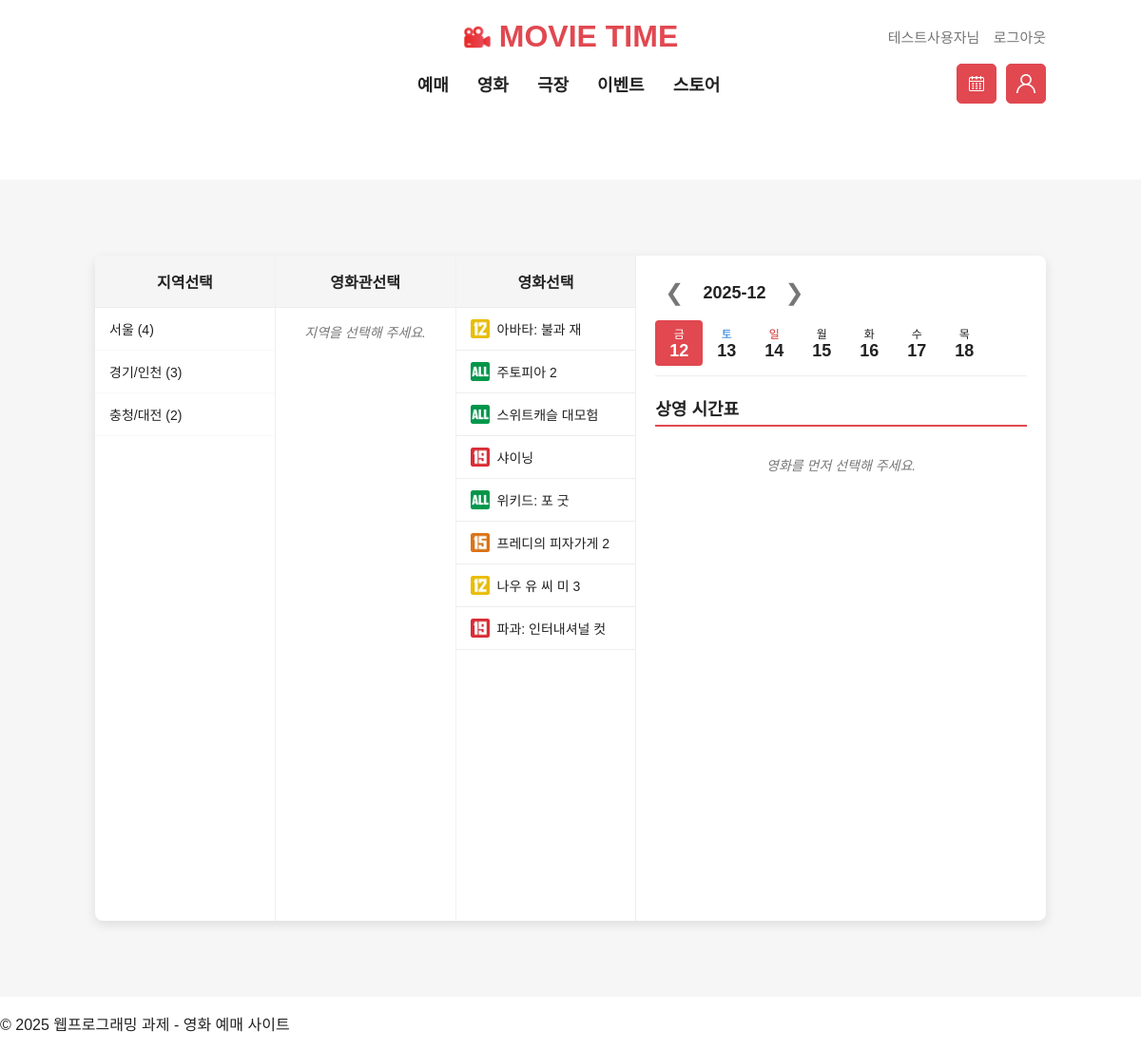
Screenshot of /booking.php (signed in) with the database file from the repository.
### tables this page shows
CREATE TABLE movies (
    movie_no INT AUTO_INCREMENT PRIMARY KEY COMMENT '영화 고유 번호 (PK)',
    title VARCHAR(255) NOT NULL COMMENT '영화 제목',
    poster VARCHAR(255) COMMENT '포스터 이미지 파일명',
    release_date DATE COMMENT '개봉일',
    running_time INT NOT NULL COMMENT '영화 러닝타임 (분 단위)',
    age_rating VARCHAR(10) DEFAULT 'all' COMMENT '연령 등급 (all, 12, 15, 19)',
    reserve_rate DECIMAL(4, 1) DEFAULT 0.0 COMMENT '임시 예매율 (%)',
    synopsis TEXT COMMENT '영화 줄거리',
    trailer_url VARCHAR(255) COMMENT '예고편 유튜브 URL'
);

### booking.php (the view, shortened to what this page needs)
<?php
include_once('db_connect.php');
include_once('header.php');
$today = "2025-12-12";
$today_obj = new DateTime($today);
$locations_data = [];
$region_sql = "SELECT region_no, name FROM regions ORDER BY region_no ASC";
$region_res = $conn->query($region_sql);
if ($region_res) {
    while ($region = $region_res->fetch_assoc()) {
        $region_name = $region['name'];
        $locations_data[$region_name] = [
            'region_no' => $region['region_no'],
            'theaters' => []
        ];
        $cinema_sql = "SELECT name FROM cinemas WHERE region_no = {$region['region_no']} ORDER BY name ASC";
        $cinema_res = $conn->query($cinema_sql);
        if ($cinema_res) {
            while ($cinema = $cinema_res->fetch_assoc()) {
                $locations_data[$region_name]['theaters'][] = $cinema['name'];
            }
        }
    }
}
$locations = $locations_data;
$movie_sql = "SELECT * FROM movies ORDER BY reserve_rate DESC, movie_no ASC";
$movie_res = $conn->query($movie_sql);
$date_list = [];
for ($i = 0; $i < 7; $i++) {
    $d = (clone $today_obj)->modify("+$i days");
    $date_list[] = $d->format("Y-m-d");
}
$day_names = ['일','월','화','수','목','금','토'];
$selected_movie = $_GET['movie_no'] ?? $_GET['movie'] ?? null;
$selected_date = $_GET['date'] ?? $today;
$selected_region = $_GET['region'] ?? null;
$selected_theater = $_GET['theater'] ?? null;
?>
<main class="booking-main-content">
    <div class="booking-layout container-1200">
    <div class="booking-selection-panel">
        <div class="selection-box region-selection">
            <h3 class="selection-title">지역선택</h3>
            <ul class="region-list">
                <?php foreach ($locations as $region => $data): ?>
                    <?php $theater_count = count($data['theaters']);  ?>
                                <li class="region-item <?= ($selected_region == $region ? 'selected':'') ?>" data-region="<?= $region ?>">
                        <?= $region ?>
                        <span class="theater-count">(<?= $theater_count ?>)</span>
                    </li>
                <?php endforeach; ?>
            </ul>
        </div>
            <div class="selection-box theater-selection">
                <h3 class="selection-title">영화관선택</h3>
                <ul class="theater-list" id="theater-list">
                    <?php
                    if ($selected_region && isset($locations[$selected_region])):
                        $theaters = $locations[$selected_region]['theaters'];
                        foreach ($theaters as $theater_name): ?>
                            <li class="theater-item <?= ($selected_theater == $theater_name ? 'selected':'') ?>" data-theater-name="<?= $theater_name ?>">
                                <span><?= $theater_name ?></span>
                            </li>
                        <?php endforeach;
                    else: ?>
                        <li class="no-selection-msg">지역을 선택해 주세요.</li>
                    <?php endif; ?>
                </ul>
            </div>
            <div class="selection-box movie-selection">
    <h3 class="selection-title">영화선택</h3>
    <ul class="movie-list">
        <?php
        if ($movie_res) $movie_res->data_seek(0);
        while($m = $movie_res->fetch_assoc()):
            $age_rating = strtolower($m['age_rating']);
            $age_rating_for_file = $age_rating;
            $icon_path = "images/ic_age_{$age_rating_for_file}.png";
        ?>
            <li class="movie-item <?= ($selected_movie == $m['movie_no'] ? 'selected':'') ?>"
                data-movie-no="<?= $m['movie_no'] ?>">
                <img src="<?= $icon_path ?>" alt="연령가: <?= htmlspecialchars($m['age_rating']) ?>" class="age-icon">
                <?= htmlspecialchars($m['title']) ?>
            </li>
        <?php endwhile; ?>
    </ul>
</div>
        </div>
        <div class="booking-schedule-panel">
            <div class="schedule-calendar-container">
                <button class="calendar-arrow prev-month-btn" disabled>&#10094;</button>
                <div class="date-header">
                    <?= $today_obj->format('Y-m') ?>
                </div>
                <button class="calendar-arrow next-month-btn" disabled>&#10095;</button>
                <div class="date-slider-wrapper">
                    <ul class="date-slider" id="date-slider">
                        <?php foreach ($date_list as $index => $date_str):
                            $date_obj = new DateTime($date_str);
                            $day_of_week = (int)$date_obj->format('w');
                            $is_selected = ($date_str == $selected_date);
                        ?>
                            <li class="date-item <?= $is_selected ? 'selected' : '' ?>"
                                data-date="<?= $date_str ?>">
                                <span class="date-day <?= $day_names[$day_of_week] === '일' ? 'sunday' : ($day_names[$day_of_week] === '토' ? 'saturday' : '') ?>">
                                    <?= $day_names[$day_of_week] ?>
                                </span>
                                <span class="date-num">
                                    <?= $date_obj->format('d') ?>
                                </span>
                            </li>
                        <?php endforeach; ?>
                    </ul>
                </div>
            </div>
            <div class="schedule-list-container">
                <h3 class="schedule-list-title" id="schedule-title">상영 시간표</h3>
                <div class="time-list-wrapper" id="time-list-wrapper">
                    <?php if (!$selected_movie): ?>
                        <p class="no-schedule-msg">영화를 먼저 선택해 주세요.</p>
                    <?php endif; ?>
                </div>
            </div>
        </div>
    </div>
</main>
<?php include_once('footer.php'); ?>

### style.css (style rules this page uses)
:root { --color-red: #E14850; --color-gray: #777777; --color-lightgray: #f6f6f6; --color-black: #222222; --color-white: #ffffff; }
body { font-family: Arial, sans-serif; margin: 0; padding: 0; background-color: var(--color-white); color: var(--color-black); }
.age-icon { width: 20px; height: 20px; }
.booking-main-content { background-color: var(--color-lightgray); padding: 30px 0; }
.booking-layout { display: flex; background-color: var(--color-white); border-radius: 8px; box-shadow: 0 4px 12px rgba(0, 0, 0, 0.1); max-width: 1000px; min-height: 700px; overflow: hidden; margin: 50px auto; }
.booking-selection-panel { display: flex; width: 80%; border-right: 1px solid #eee; }
.selection-box { flex: 1; border-right: 1px solid #f0f0f0; padding: 0; overflow-y: auto; max-height: 700px; }
.selection-box:last-child { border-right: none; }
.selection-title { font-size: 16px; font-weight: bold; padding: 15px 10px; margin: 0; background-color: #f5f5f5; border-bottom: 1px solid #eee; text-align: center; }
.region-list, .theater-list, .movie-list { list-style: none; padding: 0; margin: 0; }
.region-item, .theater-item, .movie-item { padding: 12px 15px; cursor: pointer; font-size: 14px; border-bottom: 1px solid #f9f9f9; transition: background-color 0.15s; position: relative; }
.movie-list { list-style: none; padding: 0; margin: 0; }
.movie-item { display: flex; align-items: center; padding: 12px 15px; cursor: pointer; border-bottom: 1px solid #eee; }
.age-icon { width: 20px; height: 20px; margin-right: 8px; flex-shrink: 0; }
.booking-schedule-panel { width: 55%; padding: 20px; display: flex; flex-direction: column; }
.schedule-calendar-container { display: flex; flex-wrap: wrap; align-items: center; border-bottom: 1px solid #eee; padding-bottom: 10px; }
.calendar-arrow { background: none; border: none; font-size: 24px; color: var(--color-gray); cursor: pointer; padding: 5px 10px; }
.date-header { font-size: 18px; font-weight: bold; margin: 0 10px; }
.date-slider-wrapper { width: 100%; overflow-x: auto; scrollbar-width: none; margin-top: 10px; }
.date-slider { display: flex; list-style: none; padding: 0; margin: 0; }
.date-item { min-width: 50px; text-align: center; cursor: pointer; padding: 5px 0; border-radius: 4px; transition: background-color 0.2s; }
.date-item.selected { background-color: var(--color-red); color: var(--color-white); }
.date-day { display: block; font-size: 12px; }
.date-num { display: block; font-size: 18px; font-weight: bold; }
.sunday { color: #d32f2f; }
.saturday { color: #1976d2; }
.schedule-list-container { flex-grow: 1; overflow-y: auto; padding-top: 20px; }
.schedule-list-title { font-size: 18px; margin-top: 0; border-bottom: 2px solid var(--color-red); padding-bottom: 5px; margin-bottom: 15px; }
.no-selection-msg, .no-schedule-msg { padding: 15px; text-align: center; color: var(--color-gray); font-size: 14px; font-style: italic; }

### rows the page displays
movies: title "아바타: 불과 재"
movies: title "주토피아 2"
movies: title "스위트캐슬 대모험"
movies: title "샤이닝"
movies: title "위키드: 포 굿"
movies: shows a picture, title "프레디의 피자가게 2"
movies: title "나우 유 씨 미 3"
movies: title "파과: 인터내셔널 컷"

### other values shown
$username "테스트사용자"
$region "서울"
$theater_count "4"
$region "경기/인천"
$theater_count "3"
$region "충청/대전"
$theater_count "2"
$today_obj->format('Y-m') "2025-12"
$day_names[$day_of_week] "금"
$date_obj->format('d') "12"
$day_names[$day_of_week] "토"
$date_obj->format('d') "13"
$day_names[$day_of_week] "일"
$date_obj->format('d') "14"
$day_names[$day_of_week] "월"
